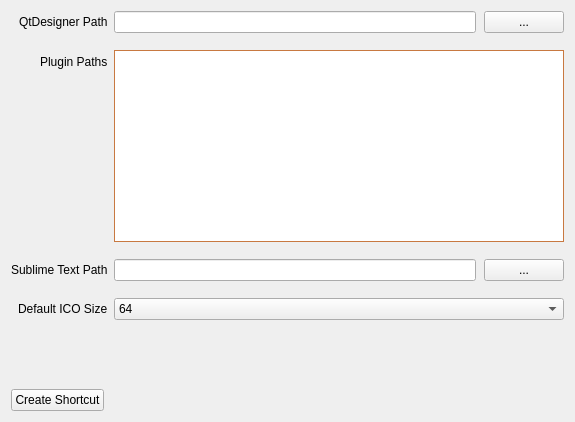
          <widget class="QWidget" name="scrollAreaWidgetContents">
           <property name="geometry">
            <rect>
             <x>0</x>
             <y>0</y>
             <width>575</width>
             <height>422</height>
            </rect>
           </property>
           <layout class="QVBoxLayout" name="verticalLayout_9">
            <item>
             <layout class="QFormLayout" name="formLayout">
              <property name="labelAlignment">
               <set>Qt::AlignRight|Qt::AlignTrailing|Qt::AlignVCenter</set>
              </property>
              <property name="verticalSpacing">
               <number>17</number>
              </property>
              <item row="0" column="0">
               <widget class="QLabel" name="label_3">
                <property name="statusTip">
                 <string>Qt Designer location</string>
                </property>
                <property name="text">
                 <string>QtDesigner Path</string>
                </property>
               </widget>
              </item>
              <item row="0" column="1">
               <layout class="QHBoxLayout" name="horizontalLayout_7">
                <property name="spacing">
                 <number>8</number>
                </property>
                <item>
                 <widget class="QLineEdit" name="QtDesignerPathInput">
                  <property name="statusTip">
                   <string>Qt Designer location</string>
                  </property>
                 </widget>
                </item>
                <item>
                 <widget class="QPushButton" name="QtDesignerPathBtn">
                  <property name="minimumSize">
                   <size>
                    <width>24</width>
                    <height>0</height>
                   </size>
                  </property>
                  <property name="cursor">
                   <cursorShape>PointingHandCursor</cursorShape>
                  </property>
                  <property name="statusTip">
                   <string>Select file</string>
                  </property>
                  <property name="text">
                   <string>...</string>
                  </property>
                  <property name="iconSize">
                   <size>
                    <width>16</width>
                    <height>16</height>
                   </size>
                  </property>
                 </widget>
                </item>
               </layout>
              </item>
              <item row="1" column="0">
               <widget class="QLabel" name="label_5">
                <property name="statusTip">
                 <string>Paths to QtDesigner Plugins</string>
                </property>
                <property name="text">
                 <string>Plugin Paths</string>
                </property>
               </widget>
              </item>
              <item row="1" column="1">
               <widget class="PathsList" name="designerPathsList">
                <property name="statusTip">
                 <string>Right click to add/remove paths</string>
                </property>
                <property name="styleSheet">
                 <string notr="true">border:1px solid rgb(200, 121, 65);
</string>
                </property>
                <property name="frameShape">
                 <enum>QFrame::NoFrame</enum>
                </property>
               </widget>
              </item>
              <item row="2" column="0">
               <widget class="QLabel" name="label_10">
                <property name="statusTip">
                 <string>Sublime text location</string>
                </property>
                <property name="text">
                 <string>Sublime Text Path</string>
                </property>
               </widget>
              </item>
              <item row="2" column="1">
               <layout class="QHBoxLayout" name="horizontalLayout_10">
                <property name="spacing">
                 <number>8</number>
                </property>
                <item>
                 <widget class="QLineEdit" name="sublimePathInput">
                  <property name="statusTip">
                   <string>Sublime text location</string>
                  </property>
                 </widget>
                </item>
                <item>
                 <widget class="QPushButton" name="sublimePathBtn">
                  <property name="minimumSize">
                   <size>
                    <width>24</width>
                    <height>0</height>
                   </size>
                  </property>
                  <property name="cursor">
                   <cursorShape>PointingHandCursor</cursorShape>
                  </property>
                  <property name="statusTip">
                   <string>Select file</string>
                  </property>
                  <property name="text">
                   <string>...</string>
                  </property>
                  <property name="iconSize">
                   <size>
                    <width>16</width>
                    <height>16</height>
                   </size>
                  </property>
                 </widget>
                </item>
               </layout>
              </item>
              <item row="3" column="1">
               <widget class="QComboBox" name="icoSizeCb">
                <property name="currentText">
                 <string>64</string>
                </property>
                <property name="currentIndex">
                 <number>4</number>
                </property>
                <item>
                 <property name="text">
                  <string>16</string>
                 </property>
                </item>
                <item>
                 <property name="text">
                  <string>24</string>
                 </property>
                </item>
                <item>
                 <property name="text">
                  <string>32</string>
                 </property>
                </item>
                <item>
                 <property name="text">
                  <string>48</string>
                 </property>
                </item>
                <item>
                 <property name="text">
                  <string>64</string>
                 </property>
                </item>
                <item>
                 <property name="text">
                  <string>128</string>
                 </property>
                </item>
                <item>
                 <property name="text">
                  <string>256</string>
                 </property>
                </item>
               </widget>
              </item>
              <item row="3" column="0">
               <widget class="QLabel" name="label_8">
                <property name="statusTip">
                 <string>When converting images to .ico this is their new size</string>
                </property>
                <property name="text">
                 <string>Default ICO Size</string>
                </property>
               </widget>
              </item>
             </layout>
            </item>
            <item>
             <spacer name="verticalSpacer">
              <property name="orientation">
               <enum>Qt::Vertical</enum>
              </property>
              <property name="sizeHint" stdset="0">
               <size>
                <width>20</width>
                <height>3</height>
               </size>
              </property>
             </spacer>
            </item>
            <item>
             <widget class="QPushButton" name="createMQEXEC">
              <property name="sizePolicy">
               <sizepolicy hsizetype="Maximum" vsizetype="Fixed">
                <horstretch>0</horstretch>
                <verstretch>0</verstretch>
               </sizepolicy>
              </property>
              <property name="statusTip">
               <string>Opens web page with instruction on creating a shortcut</string>
              </property>
              <property name="text">
               <string>Create Shortcut</string>
              </property>
              <property name="icon">
               <iconset resource="resources.qrc">
                <normaloff>:/icons/img/cil-external-link.png</normaloff>:/icons/img/cil-external-link.png</iconset>
              </property>
             </widget>
            </item>
           </layout>
          </widget>
